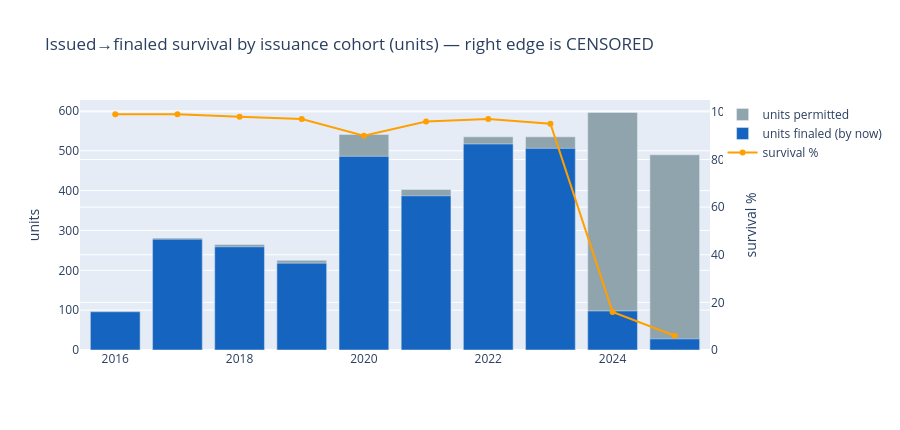

Notebook code for this chart:
### Code cell
import plotly.graph_objects as go
fig = go.Figure()
fig.add_bar(x=coh.index, y=coh.units, name='units permitted', marker_color='#90a4ae')
fig.add_bar(x=coh.index, y=coh.finaled_units, name='units finaled (by now)', marker_color='#1565c0')
fig.add_scatter(x=coh.index, y=(coh.survival*100), name='survival %', yaxis='y2',
                mode='lines+markers', line=dict(color='#ffa000'))
fig.update_layout(title='Issued→finaled survival by issuance cohort (units) — right edge is CENSORED',
                  barmode='overlay', yaxis_title='units',
                  yaxis2=dict(overlaying='y', side='right', title='survival %', range=[0,105]), height=430)
fig.show()

### Figure 1 — Plotly figure (JSON) as saved in the notebook; plotly's stock layout.template omitted (floating-point values rounded to 4 significant figures)
{"data": [{"marker": {"color": "#90a4ae"}, "name": "units permitted", "type": "bar", "x": [2016.0, 2017.0, 2018.0, 2019.0, 2020.0, 2021.0, 2022.0, 2023.0, 2024.0, 2025.0], "y": [97.0, 281.0, 265.0, 225.0, 541.0, 403.0, 535.0, 535.0, 596.0, 490.0]}, {"marker": {"color": "#1565c0"}, "name": "units finaled (by now)", "type": "bar", "x": [2016.0, 2017.0, 2018.0, 2019.0, 2020.0, 2021.0, 2022.0, 2023.0, 2024.0, 2025.0], "y": [96.0, 278.0, 259.0, 218.0, 486.0, 387.0, 517.0, 506.0, 98.0, 28.0]}, {"line": {"color": "#ffa000"}, "mode": "lines+markers", "name": "survival %", "type": "scatter", "x": [2016.0, 2017.0, 2018.0, 2019.0, 2020.0, 2021.0, 2022.0, 2023.0, 2024.0, 2025.0], "y": [99.0, 99.0, 98.0, 97.0, 90.0, 96.0, 97.0, 95.0, 16.0, 6.0], "yaxis": "y2"}], "layout": {"barmode": "overlay", "height": 430, "title": {"text": "Issued→finaled survival by issuance cohort (units) — right edge is CENSORED"}, "yaxis": {"title": {"text": "units"}}, "yaxis2": {"overlaying": "y", "range": [0, 105], "side": "right", "title": {"text": "survival %"}}}}
